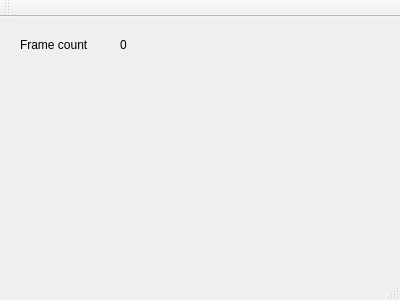
<?xml version="1.0" encoding="UTF-8"?>
<ui version="4.0">
 <class>MainWindow</class>
 <widget class="QMainWindow" name="MainWindow">
  <property name="geometry">
   <rect>
    <x>0</x>
    <y>0</y>
    <width>400</width>
    <height>300</height>
   </rect>
  </property>
  <property name="windowTitle">
   <string>MainWindow</string>
  </property>
  <widget class="QWidget" name="centralWidget">
   <widget class="QLabel" name="label">
    <property name="geometry">
     <rect>
      <x>20</x>
      <y>20</y>
      <width>91</width>
      <height>16</height>
     </rect>
    </property>
    <property name="text">
     <string>Frame count</string>
    </property>
   </widget>
   <widget class="QLabel" name="label_framecount">
    <property name="geometry">
     <rect>
      <x>120</x>
      <y>20</y>
      <width>91</width>
      <height>16</height>
     </rect>
    </property>
    <property name="text">
     <string>0</string>
    </property>
   </widget>
  </widget>
  <widget class="QMenuBar" name="menuBar">
   <property name="geometry">
    <rect>
     <x>0</x>
     <y>0</y>
     <width>400</width>
     <height>23</height>
    </rect>
   </property>
  </widget>
  <widget class="QToolBar" name="mainToolBar">
   <attribute name="toolBarArea">
    <enum>TopToolBarArea</enum>
   </attribute>
   <attribute name="toolBarBreak">
    <bool>false</bool>
   </attribute>
  </widget>
  <widget class="QStatusBar" name="statusBar"/>
 </widget>
 <layoutdefault spacing="6" margin="11"/>
 <resources/>
 <connections/>
</ui>
